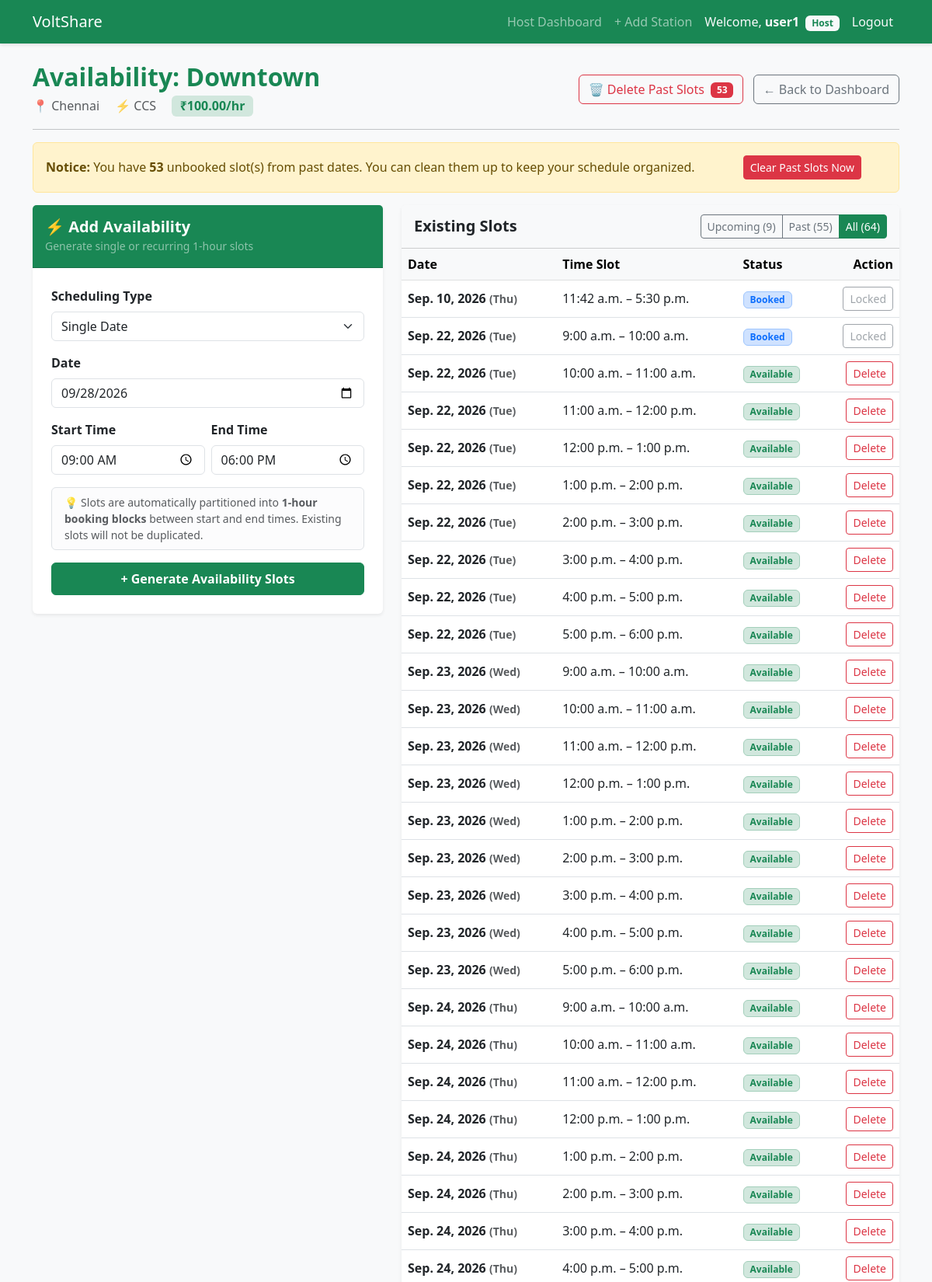
The app's page /host/station/1/availability/ (signed in, upper part) with its own data.
### charging/models.py (models this page shows, shortened)
class UserProfile(models.Model):
    ROLE_CHOICES = (
        ('Host', 'Host (Charger Owner)'),
        ('Driver', 'Driver'),
        ('Admin', 'Admin (Platform Manager)'),
    )
    user = models.OneToOneField(User, on_delete=models.CASCADE)
    role = models.CharField(max_length=10, choices=ROLE_CHOICES, default='Driver')

class ChargingStation(models.Model):
    PLUG_CHOICES = (
        ('Type 1', 'Type 1'),
        ('Type 2', 'Type 2'),
        ('CCS', 'CCS'),
        ('CHAdeMO', 'CHAdeMO'),
    )
    host = models.ForeignKey(User, on_delete=models.CASCADE, related_name='charging_stations')
    station_name = models.CharField(max_length=100)
    location = models.CharField(max_length=255)
    plug_type = models.CharField(max_length=20, choices=PLUG_CHOICES)
    power_output = models.DecimalField(max_digits=5, decimal_places=1, help_text="Power in kW")
    price_per_hour = models.DecimalField(max_digits=6, decimal_places=2, help_text="Price in ₹")

class AvailabilitySlot(models.Model):
    STATUS_CHOICES = (
        ('Available', 'Available'),
        ('Booked', 'Booked'),
    )
    charging_station = models.ForeignKey(ChargingStation, on_delete=models.CASCADE, related_name='availability_slots')
    date = models.DateField()
    start_time = models.TimeField()
    end_time = models.TimeField()
    status = models.CharField(max_length=10, choices=STATUS_CHOICES, default='Available')

### charging/views.py (the view)
# urls.py: path('host/station/<int:station_id>/availability/', views.manage_availability, name='manage_availability'),
@login_required
def manage_availability(request, station_id):
    if not hasattr(request.user, 'userprofile') or request.user.userprofile.role != 'Host':
        messages.error(request, 'Unauthorized access. Only Hosts can manage availability.')
        return redirect('home')
    station = get_object_or_404(ChargingStation, id=station_id, host=request.user)
    now = timezone.localtime() if timezone.is_aware(timezone.now()) else timezone.now()
    today = now.date()
    current_time = now.time()
    if request.method == 'POST':
        form = AvailabilitySlotForm(request.POST)
        if form.is_valid():
            target_dates = form.get_target_dates()
            start_time = form.cleaned_data['start_time']
            end_time = form.cleaned_data['end_time']
            created_count = 0
            skipped_count = 0
            for target_date in target_dates:
                t_start = datetime.datetime.combine(target_date, start_time)
                t_end = datetime.datetime.combine(target_date, end_time)
                current_t = t_start
                while current_t < t_end:
                    next_t = current_t + datetime.timedelta(hours=1)
                    if next_t > t_end:
                        next_t = t_end
                    slot_start = current_t.time()
                    slot_end = next_t.time()
                    exists = AvailabilitySlot.objects.filter(
                        charging_station=station,
                        date=target_date,
                        start_time=slot_start,
                        end_time=slot_end
                    ).exists()
                    if not exists:
                        AvailabilitySlot.objects.create(
                            charging_station=station,
                            date=target_date,
                            start_time=slot_start,
                            end_time=slot_end,
                            status='Available'
                        )
                        created_count += 1
                    else:
                        skipped_count += 1
                    current_t = next_t
            msg = f'Successfully created {created_count} time slot(s) across {len(target_dates)} day(s)!'
            if skipped_count > 0:
                msg += f' ({skipped_count} existing slot(s) skipped).'
            messages.success(request, msg)
            return redirect('manage_availability', station_id=station.id)
    else:
        form = AvailabilitySlotForm(initial={
            'single_date': today,
            'start_date': today,
            'end_date': today + datetime.timedelta(days=6),
            'start_time': '09:00',
            'end_time': '18:00',
            'recurrence_type': 'single'
        })
    all_slots = station.availability_slots.all().order_by('date', 'start_time')
    past_available_count = station.availability_slots.filter(
        status='Available'
    ).filter(
        Q(date__lt=today) |
        Q(date=today, end_time__lte=current_time)
    ).count()
    upcoming_count = all_slots.filter(
        Q(date__gt=today) |
        Q(date=today, end_time__gt=current_time)
    ).count()
    past_total_count = all_slots.filter(
        Q(date__lt=today) |
        Q(date=today, end_time__lte=current_time)
    ).count()
    filter_type = request.GET.get('filter', 'all')
    if filter_type == 'upcoming':
        slots = all_slots.filter(
            Q(date__gt=today) |
            Q(date=today, end_time__gt=current_time)
        )
    elif filter_type == 'past':
        slots = all_slots.filter(
            Q(date__lt=today) |
            Q(date=today, end_time__lte=current_time)
        )
    else:
        slots = all_slots
        filter_type = 'all'
    return render(request, 'manage_availability.html', {
        'station': station,
        'slots': slots,
        'form': form,
        'filter_type': filter_type,
        'total_count': all_slots.count(),
        'upcoming_count': upcoming_count,
        'past_total_count': past_total_count,
        'past_available_count': past_available_count,
        'today': today,
        'current_time': current_time,
    })

### templates/manage_availability.html (shortened to what this page needs)
{% extends "base.html" %}
{% block content %}
<div class="d-flex flex-wrap justify-content-between align-items-center mb-3">
    <div>
        <h2 class="mb-1 text-success fw-bold">Availability: {{ station.station_name }}</h2>
        <p class="text-muted mb-0">
            <span class="me-3">📍 {{ station.location }}</span>
            <span class="me-3">⚡ {{ station.plug_type }}</span>
            <span class="badge bg-success-subtle text-success fs-6">₹{{ station.price_per_hour }}/hr</span>
        </p>
    </div>
    <div class="mt-2 mt-md-0">
        {% if past_available_count > 0 %}
        <a href="{% url 'delete_past_slots' station.id %}"
           class="btn btn-outline-danger me-2"
           onclick="return confirm('Are you sure you want to delete all {{ past_available_count }} past unbooked availability slot(s)?')">
            🗑️ Delete Past Slots <span class="badge bg-danger text-white ms-1">{{ past_available_count }}</span>
        </a>
        {% endif %}
        <a href="{% url 'host_dashboard' %}" class="btn btn-outline-secondary">← Back to Dashboard</a>
    </div>
</div>
<hr>
{% if past_available_count > 0 and filter_type != 'past' %}
<div class="alert alert-warning alert-dismissible fade show d-flex justify-content-between align-items-center" role="alert">
    <div>
        <strong>Notice:</strong> You have <strong>{{ past_available_count }}</strong> unbooked slot(s) from past dates. You can clean them up to keep your schedule organized.
    </div>
    <a href="{% url 'delete_past_slots' station.id %}"
       class="btn btn-sm btn-danger ms-3 text-nowrap"
       onclick="return confirm('Are you sure you want to delete {{ past_available_count }} expired available slot(s)?')">
        Clear Past Slots Now
    </a>
</div>
{% endif %}
<div class="row mt-3">
    <div class="col-lg-5 mb-4">
        <div class="card shadow-sm border-0">
            <div class="card-header bg-success text-white py-3">
                <h5 class="mb-0 fw-semibold">⚡ Add Availability</h5>
                <small class="text-white-50">Generate single or recurring 1-hour slots</small>
            </div>
            <div class="card-body p-4">
                <form method="POST" id="availabilityForm">
                    <div class="mb-3">
                        <label class="form-label fw-bold" for="id_recurrence_type">Scheduling Type</label>
                        {{ form.recurrence_type }}
                    </div>
                    <div class="mb-3" id="singleDateGroup">
                        <label class="form-label fw-bold" for="id_single_date">Date</label>
                        {{ form.single_date }}
                    </div>
                    <div class="row g-2 mb-3">
                        <div class="col-sm-6">
                            <label class="form-label fw-bold" for="id_start_time">Start Time</label>
                            {{ form.start_time }}
                        </div>
                        <div class="col-sm-6">
                            <label class="form-label fw-bold" for="id_end_time">End Time</label>
                            {{ form.end_time }}
                        </div>
                    </div>
                    <div class="alert alert-light border py-2 mb-3 small text-muted">
                        💡 Slots are automatically partitioned into <strong>1-hour booking blocks</strong> between start and end times. Existing slots will not be duplicated.
                    </div>
                    <button type="submit" class="btn btn-success w-100 py-2 fw-semibold">
                        + Generate Availability Slots
                    </button>
                </form>
            </div>
        </div>
    </div>
    <div class="col-lg-7">
        <div class="card shadow-sm border-0">
            <div class="card-header bg-light d-flex flex-wrap justify-content-between align-items-center py-2">
                <h5 class="mb-0 fw-bold">Existing Slots</h5>
                <div class="btn-group btn-group-sm my-1" role="group">
                    <a href="?filter=upcoming" class="btn {% if filter_type == 'upcoming' %}btn-success text-white{% else %}btn-outline-secondary{% endif %}">
                        Upcoming ({{ upcoming_count }})
                    </a>
                    <a href="?filter=past" class="btn {% if filter_type == 'past' %}btn-success text-white{% else %}btn-outline-secondary{% endif %}">
                        Past ({{ past_total_count }})
                    </a>
                    <a href="?filter=all" class="btn {% if filter_type == 'all' %}btn-success text-white{% else %}btn-outline-secondary{% endif %}">
                        All ({{ total_count }})
                    </a>
                </div>
            </div>
            <div class="card-body p-0">
                {% if slots %}
                <div class="table-responsive">
                    <table class="table table-hover align-middle mb-0">
                        <thead class="table-light">
                            <tr>
                                <th>Date</th>
                                <th>Time Slot</th>
                                <th>Status</th>
                                <th class="text-end">Action</th>
                            </tr>
                        </thead>
                        <tbody>
                            {% for slot in slots %}
                            <tr>
                                <td class="fw-semibold">
                                    {{ slot.date|date:"M. d, Y" }}
                                    <span class="text-muted small">({{ slot.date|date:"D" }})</span>
                                </td>
                                <td>{{ slot.start_time|time:"g:i a" }} – {{ slot.end_time|time:"g:i a" }}</td>
                                <td>
                                    {% if slot.status == 'Available' %}
                                        <span class="badge bg-success-subtle text-success border border-success-subtle px-2 py-1">Available</span>
                                    {% else %}
                                        <span class="badge bg-primary-subtle text-primary border border-primary-subtle px-2 py-1">Booked</span>
                                    {% endif %}
                                </td>
                                <td class="text-end">
                                    {% if slot.status == 'Available' %}
                                        <a href="{% url 'delete_slot' slot.id %}"
                                           class="btn btn-sm btn-outline-danger"
                                           onclick="return confirm('Delete this slot?')">
                                            Delete
                                        </a>
                                    {% else %}
                                        <button class="btn btn-sm btn-outline-secondary" disabled title="Cannot delete a booked slot">Locked</button>
                                    {% endif %}
                                </td>
                            </tr>
                            {% endfor %}
                        </tbody>
                    </table>
                </div>
                {% else %}
                <div class="p-5 text-center text-muted">
                    <p class="fs-5 mb-1">No availability slots found for this filter.</p>
                    <p class="small">Use the form on the left to add upcoming slots for drivers to book.</p>
                </div>
                {% endif %}
            </div>
        </div>
    </div>
</div>
{% endblock %}

### templates/base.html (shortened to what this page needs)
<!DOCTYPE html>
<html lang="en">
<head>
    <link href="https://cdn.jsdelivr.net/npm/bootstrap@5.3.0/dist/css/bootstrap.min.css" rel="stylesheet">
    {% load static %}
    <link rel="stylesheet" href="{% static 'css/style.css' %}">
</head>
<body>
    <nav class="navbar navbar-expand-lg navbar-dark bg-success">
        <div class="container">
            <a class="navbar-brand" href="{% url 'home' %}">VoltShare</a>
            <div class="collapse navbar-collapse" id="navbarNav">
                <ul class="navbar-nav ms-auto">
                    {% if user.is_authenticated %}
                        {% if user.is_staff or user.is_superuser or user.userprofile.role == 'Admin' %}
                            <li class="nav-item">
                                <a class="nav-link" href="{% url 'admin_dashboard' %}">Admin Dashboard</a>
                            </li>
                        {% elif user.userprofile.role == 'Host' %}
                            <li class="nav-item">
                                <a class="nav-link" href="{% url 'host_dashboard' %}">Host Dashboard</a>
                            </li>
                            <li class="nav-item">
                                <a class="nav-link" href="{% url 'add_station' %}">+ Add Station</a>
                            </li>
                        {% elif user.userprofile.role == 'Driver' %}
                            <li class="nav-item">
                                <a class="nav-link" href="{% url 'driver_dashboard' %}">My Bookings</a>
                            </li>
                        {% endif %}
                        <li class="nav-item">
                            <span class="nav-link text-light">Welcome, <strong>{{ user.username }}</strong> <span class="badge bg-light text-success ms-1">{{ user.userprofile.role }}</span></span>
                        </li>
                        <li class="nav-item">
                            <form action="{% url 'logout' %}" method="post" class="d-inline">
                                <button type="submit" class="btn nav-link text-light" style="border: none; background: none;">Logout</button>
                            </form>
                        </li>
                    {% endif %}
                </ul>
            </div>
        </div>
    </nav>
    <div class="container mt-4">
        {% block content %}
        {% endblock content %}
    </div>
</body>
</html>

### static/css/style.css (style rules this page uses)
body { background-color: #f8f9fa; font-family: 'Segoe UI', Tahoma, Geneva, Verdana, sans-serif; }
.navbar { box-shadow: 0 2px 4px rgba(0,0,0,.1); }
.card { transition: transform 0.2s; }

### records on screen
ChargingStation: station_name "Downtown", location "Chennai", plug_type "CCS", price_per_hour "100.00"
AvailabilitySlot: date "Sep. 10, 2026", date "Thu", start_time "11:42 a.m.", end_time "5:30 p.m.", status "Booked"
AvailabilitySlot: date "Sep. 22, 2026", date "Tue", start_time "9:00 a.m.", end_time "10:00 a.m.", status "Booked"
AvailabilitySlot: date "Sep. 22, 2026", date "Tue", start_time "10:00 a.m.", end_time "11:00 a.m.", status "Available"
AvailabilitySlot: date "Sep. 22, 2026", date "Tue", start_time "11:00 a.m.", end_time "12:00 p.m.", status "Available"
AvailabilitySlot: date "Sep. 22, 2026", date "Tue", start_time "12:00 p.m.", end_time "1:00 p.m.", status "Available"
AvailabilitySlot: date "Sep. 22, 2026", date "Tue", start_time "1:00 p.m.", end_time "2:00 p.m.", status "Available"
AvailabilitySlot: date "Sep. 22, 2026", date "Tue", start_time "2:00 p.m.", end_time "3:00 p.m.", status "Available"
AvailabilitySlot: date "Sep. 22, 2026", date "Tue", start_time "3:00 p.m.", end_time "4:00 p.m.", status "Available"
AvailabilitySlot: date "Sep. 22, 2026", date "Tue", start_time "4:00 p.m.", end_time "5:00 p.m.", status "Available"
AvailabilitySlot: date "Sep. 22, 2026", date "Tue", start_time "5:00 p.m.", end_time "6:00 p.m.", status "Available"
AvailabilitySlot: date "Sep. 23, 2026", date "Wed", start_time "9:00 a.m.", end_time "10:00 a.m.", status "Available"
AvailabilitySlot: date "Sep. 23, 2026", date "Wed", start_time "10:00 a.m.", end_time "11:00 a.m.", status "Available"
AvailabilitySlot: date "Sep. 23, 2026", date "Wed", start_time "11:00 a.m.", end_time "12:00 p.m.", status "Available"
AvailabilitySlot: date "Sep. 23, 2026", date "Wed", start_time "12:00 p.m.", end_time "1:00 p.m.", status "Available"
AvailabilitySlot: date "Sep. 23, 2026", date "Wed", start_time "1:00 p.m.", end_time "2:00 p.m.", status "Available"
AvailabilitySlot: date "Sep. 23, 2026", date "Wed", start_time "2:00 p.m.", end_time "3:00 p.m.", status "Available"
AvailabilitySlot: date "Sep. 23, 2026", date "Wed", start_time "3:00 p.m.", end_time "4:00 p.m.", status "Available"
AvailabilitySlot: date "Sep. 23, 2026", date "Wed", start_time "4:00 p.m.", end_time "5:00 p.m.", status "Available"
AvailabilitySlot: date "Sep. 23, 2026", date "Wed", start_time "5:00 p.m.", end_time "6:00 p.m.", status "Available"
AvailabilitySlot: date "Sep. 24, 2026", date "Thu", start_time "9:00 a.m.", end_time "10:00 a.m.", status "Available"
AvailabilitySlot: date "Sep. 24, 2026", date "Thu", start_time "10:00 a.m.", end_time "11:00 a.m.", status "Available"
AvailabilitySlot: date "Sep. 24, 2026", date "Thu", start_time "11:00 a.m.", end_time "12:00 p.m.", status "Available"
AvailabilitySlot: date "Sep. 24, 2026", date "Thu", start_time "12:00 p.m.", end_time "1:00 p.m.", status "Available"
AvailabilitySlot: date "Sep. 24, 2026", date "Thu", start_time "1:00 p.m.", end_time "2:00 p.m.", status "Available"
AvailabilitySlot: date "Sep. 24, 2026", date "Thu", start_time "2:00 p.m.", end_time "3:00 p.m.", status "Available"
AvailabilitySlot: date "Sep. 24, 2026", date "Thu", start_time "3:00 p.m.", end_time "4:00 p.m.", status "Available"
AvailabilitySlot: date "Sep. 24, 2026", date "Thu", start_time "4:00 p.m.", end_time "5:00 p.m.", status "Available"

### other values on screen
{{ user.username }} "user1"
{{ user.userprofile.role }} "Host"
{{ past_available_count }} "53"
{{ upcoming_count }} "9"
{{ past_total_count }} "55"
{{ total_count }} "64"
